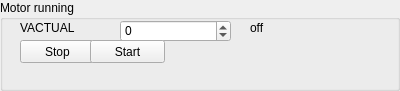
	  <widget class="QGroupBox" name="groupBox">
       <property name="geometry">
        <rect>
         <x>190</x>
         <y>580</y>
         <width>400</width>
         <height>91</height>
        </rect>
       </property>
       <property name="title">
        <string>Motor running</string>
       </property>


       <widget class="QLabel" name="label_VACTUAL">
        <property name="geometry">
         <rect>
          <x>20</x>
          <y>20</y>
          <width>81</width>
          <height>16</height>
         </rect>
        </property>
        <property name="text">
         <string>VACTUAL</string>
        </property>
       </widget>

       <widget class="QSpinBox" name="VACTUAL_spinBox">
        <property name="geometry">
         <rect>
          <x>120</x>
          <y>20</y>
          <width>111</width>
          <height>22</height>
         </rect>
        </property>
        <property name="minimum">
         <number>-5000</number>
        </property>
        <property name="maximum">
         <number>5000</number>
        </property>
        <property name="singleStep">
         <number>100</number>
        </property>
        <property name="value">
         <number>0</number>
        </property>
       </widget>

       <widget class="QLabel" name="label_VACTUAL_info">
        <property name="geometry">
         <rect>
          <x>250</x>
          <y>20</y>
          <width>160</width>
          <height>16</height>
         </rect>
        </property>
        <property name="text">
         <string>off</string>
        </property>
       </widget>	 
	
       <widget class="QPushButton" name="MoveStop_pushButton">
        <property name="geometry">
         <rect>
          <x>20</x>
          <y>40</y>
          <width>75</width>
          <height>23</height>
         </rect>
        </property>
        <property name="text">
         <string>Stop</string>
        </property>
       </widget>
	   
	   <widget class="QPushButton" name="MoveStart_pushButton">
        <property name="geometry">
         <rect>
          <x>90</x>
          <y>40</y>
          <width>75</width>
          <height>23</height>
         </rect>
        </property>
        <property name="text">
         <string>Start</string>
        </property>
       </widget>

     </widget>
